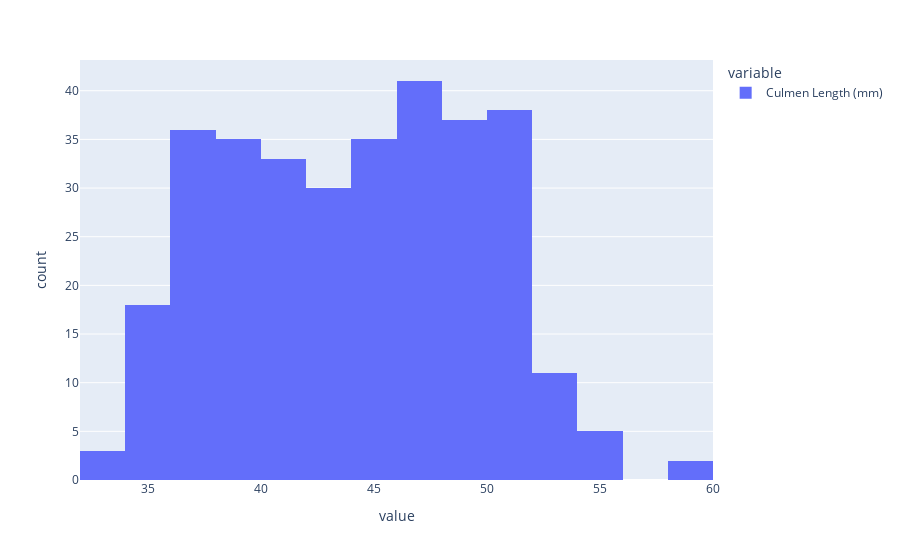

Write notebook code for a chart like this one.
### Markdown cell above
## Gráficos e visualizações

### Code cell
fig = px.histogram(df['Culmen Length (mm)'])
fig.show()

### Figure 1 — Plotly figure (JSON) as saved in the notebook; plotly's stock layout.template omitted (floating-point values rounded to 4 significant figures; data arrays with more than 128 entries replaced by an {"elided": "..."} marker saying what was removed)
{"data": [{"alignmentgroup": "True", "bingroup": "x", "hovertemplate": "variable=Culmen Length (mm)<br>value=%{x}<br>count=%{y}<extra></extra>", "legendgroup": "Culmen Length (mm)", "marker": {"color": "#636efa", "pattern": {"shape": ""}}, "name": "Culmen Length (mm)", "offsetgroup": "Culmen Length (mm)", "orientation": "v", "showlegend": true, "type": "histogram", "x": {"elided": "324 float values"}, "xaxis": "x", "yaxis": "y"}], "layout": {"barmode": "relative", "legend": {"title": {"text": "variable"}, "tracegroupgap": 0}, "margin": {"t": 60}, "xaxis": {"anchor": "y", "domain": [0, 1], "title": {"text": "value"}}, "yaxis": {"anchor": "x", "domain": [0, 1], "title": {"text": "count"}}}}
